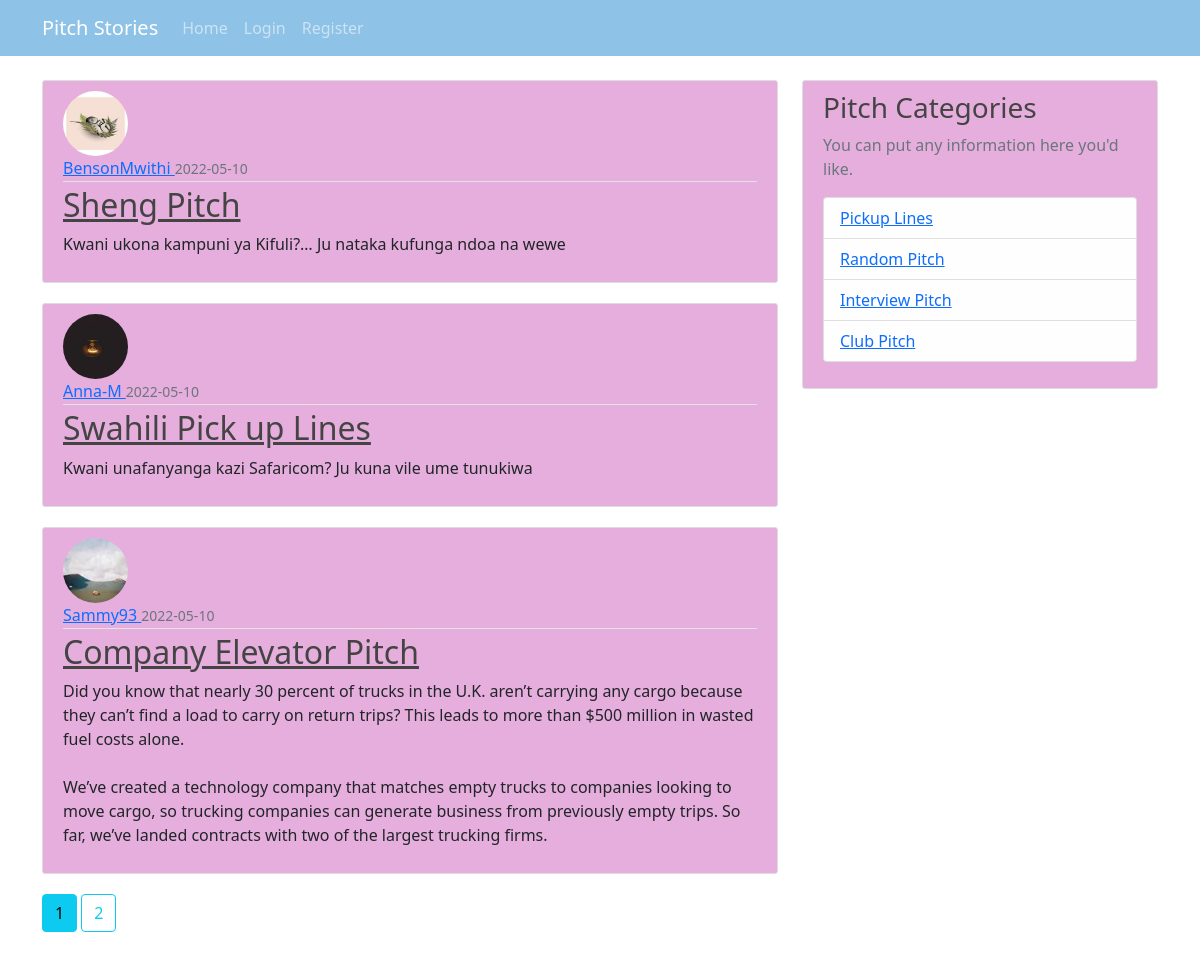
Before: / with the older database file.
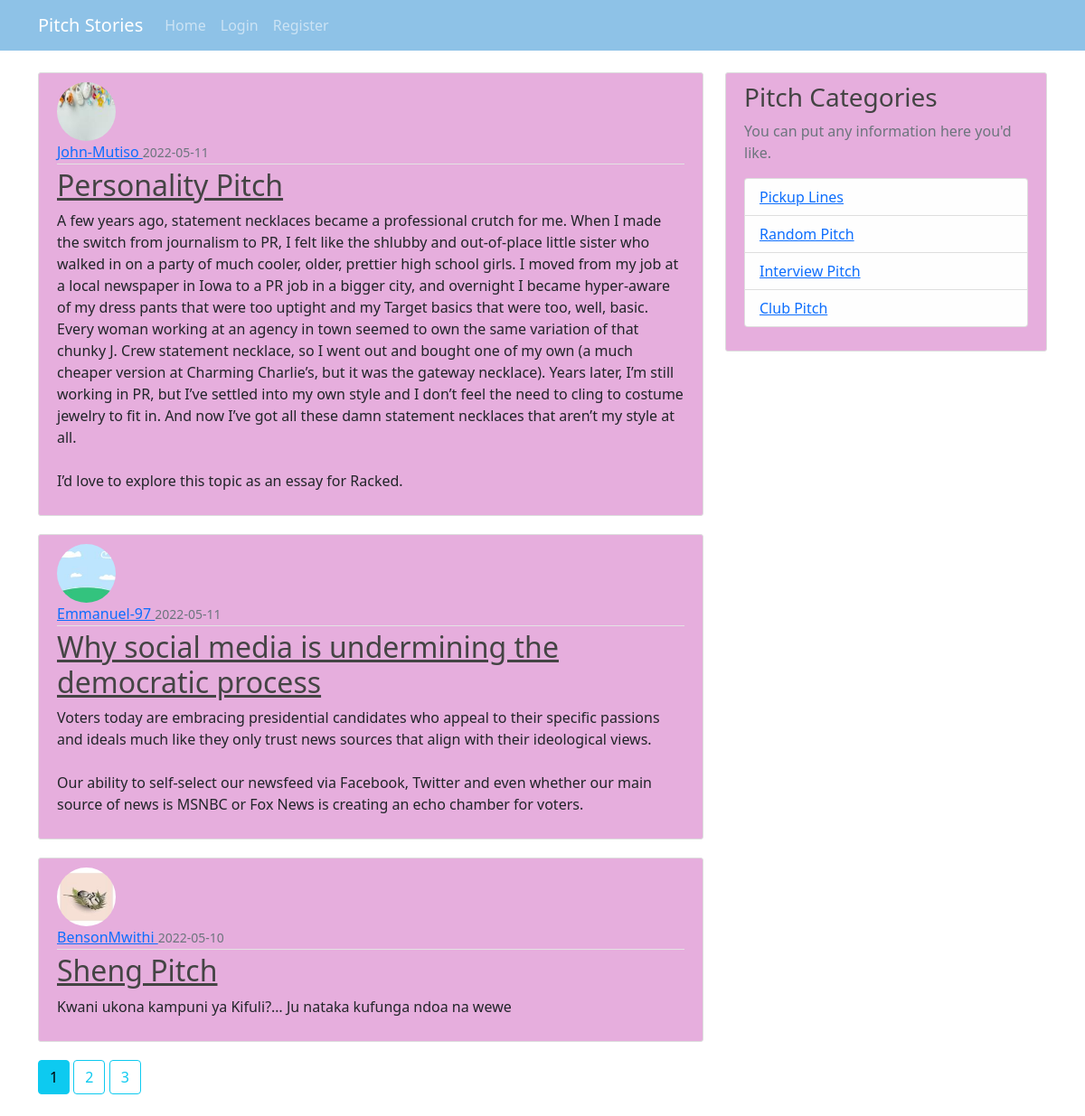
After: the same page with the newer database file.
### app/models.py (models this page shows, shortened)
class Post(db.Model):
    id = db.Column(db.Integer, primary_key=True)
    title = db.Column(db.String(100), nullable=False)
    date_posted = db.Column(db.DateTime, nullable=False, default=datetime.utcnow)
    content = db.Column(db.Text, nullable=False)
    user_id = db.Column(db.Integer, db.ForeignKey('user.id'), nullable=False)

class User(db.Model, UserMixin):
    id = db.Column(db.Integer, primary_key= True)
    username = db.Column(db.String(20), unique= True,nullable= False )
    email = db.Column(db.String(120), unique = True, nullable = False)
    image_file = db.Column(db.String(20),nullable= False, default = 'default.jpg')
    password = db.Column(db.String(60), nullable = False)
    posts = db.relationship('Post', backref= 'author', lazy= True)

### app/views.py (the view)
@app.route('/')
def home():
    page = request.args.get('page', 1, type =int)
    posts = Post.query.order_by(Post.date_posted.desc()).paginate(page=page, per_page=3)
    title = 'Pitch Stories'
    return render_template('index.html', title=title, posts=posts)

### app/templates/index.html (shortened to what this page needs)
{% extends 'base.html'%}
{%block content%}
    {% for post in posts.items %}
    <article class= 'media content-section'>
        <img class='rounded-circle article-img' src="{{ url_for('static', filename='profile_pics/'+ post.author.image_file) }}">
        <div class= 'media-body'>
            <div class= 'article-metadata'>
                <a class='mr-2' href='#'> {{ post.author.username}} </a>
                <small class='text-muted'> {{post.date_posted.strftime('%Y-%m-%d')}}</small>
            </div>
            <h2><a class='article-title' href="{{ url_for('post', post_id=post.id) }}">{{ post.title }}</a> </h2>
            <p class = 'article-content'>{{ post.content }}</p>
        </div>
    </article>
    {%endfor%}
    {% for page_num in posts.iter_pages(left_edge=1, right_edge=1, left_current=1, right_current=2) %}
        {% if page_num %}
            {% if posts.page == page_num %}
            <a class="btn btn-info mb-4" href="{{ url_for('home', page=page_num)}}">{{ page_num }}</a>
            {% else %}
            <a class="btn btn-outline-info mb-4" href="{{ url_for('home', page=page_num)}}">{{ page_num }}</a>
            {% endif %}
        {% else %}
        ...
        {% endif %}
    {% endfor %}
{%endblock content%}

Changed rows visible on the page:
no longer on this page (row unchanged): Post: image_file (picture), author.username "Anna-M", date_posted "2022-05-10", title "Swahili Pick up Lines", content "Kwani unafanyanga kazi Safaricom? Ju kuna vile ume tunukiwa"
no longer on this page (row unchanged): Post: image_file (picture), author.username "Sammy93", date_posted "2022-05-10", title "Company Elevator Pitch", content "Did you know that nearly 30 percent of trucks in the U.K. aren’t carrying any cargo because they can’t find a load to carry on return trips? This leads to more than $500 million in wasted fuel costs alone. We’ve created a technology company that matches empty trucks to companies looking to move cargo, so trucking companies can generate business from previously empty trips. So far, we’ve landed contracts with two of the largest trucking firms."
added Post: image_file (picture), author.username "John-Mutiso", date_posted "2022-05-11", title "Personality Pitch", content "A few years ago, statement necklaces became a professional crutch for me. When I made the switch from journalism to PR, I felt like the shlubby and out-of-place little sister who walked in on a party of much cooler, older, prettier high school girls. I moved from my job at a local newspaper in Iowa to a PR job in a bigger city, and overnight I became hyper-aware of my dress pants that were too uptight and my Target basics that were too, well, basic. Every woman working at an agency in town seemed to own the same variation of that chunky J. Crew statement necklace, so I went out and bought one of my own (a much cheaper version at Charming Charlie’s, but it was the gateway necklace). Years…"
added Post: image_file (picture), author.username "Emmanuel-97", date_posted "2022-05-11", title "Why social media is undermining the democratic process", content "Voters today are embracing presidential candidates who appeal to their specific passions and ideals much like they only trust news sources that align with their ideological views. Our ability to self-select our newsfeed via Facebook, Twitter and even whether our main source of news is MSNBC or Fox News is creating an echo chamber for voters."
Other visible differences:
new list line: "3"
